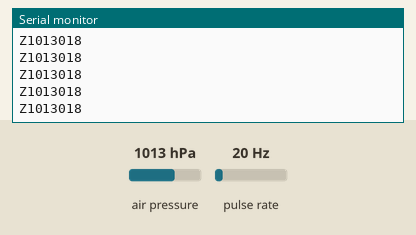
Recording of a sketch running on a simulated Arduino Uno, built with avr-gcc and run on an emulated ATmega328P. Parts: the last lines printed to the serial monitor. Wiring (inferred from the names in the program): pulse sensor: data pin 2. The test bench sets the inputs (shaded band); at power-on: air pressure 1013 hPa, pulse rate 20 Hz.

Above: at 2.2 s.
2.3 s: air pressure set to 952 hPa
At 3.4 s:
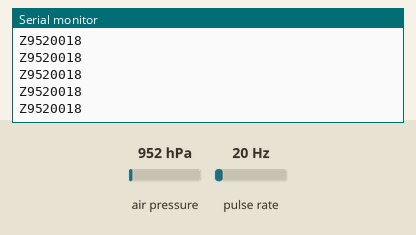
3.8 s: pulse rate (sensor on pin 2) set to 4 Hz
At 4.5 s:
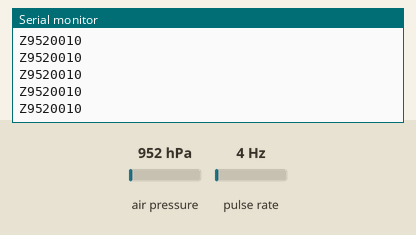
5.3 s: air pressure set to 975 hPa
At 6.3 s:
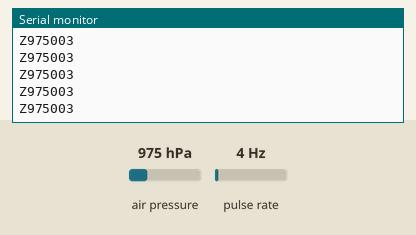
6.8 s: pulse rate (sensor on pin 2) set to 50 Hz
At 7.9 s:
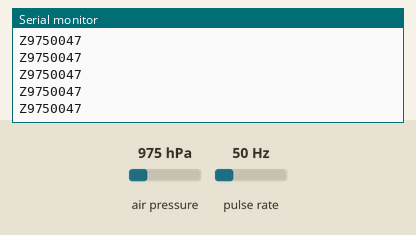
Timing chart, 0 to 9.3 s (numbered marks = the images above; inputs shaded):
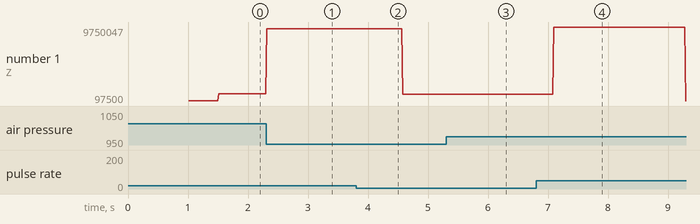

Measured:
- after the input at 2.3 s, the serial monitor: prints a new line at once (image 1)
- after the input at 3.8 s, the serial monitor: prints a new line after 0.27 s (image 2)
- after the input at 5.3 s, the serial monitor: prints a new line at once (image 3)
- after the input at 6.8 s, the serial monitor: prints a new line after 0.30 s (image 4)
- plotted number 1: 1013018 → 9520018 after the input at 2.3 s, 9520018 → 952003 after the input at 3.8 s, 952003 → 975003 after the input at 5.3 s, 975003 → 97500 after the input at 6.8 s

The sketch:

Arduino_SIH_Node_Sensors.ino
```cpp
#include <SoftwareSerial.h>
#include <SPI.h>
#include <Adafruit_Sensor.h>
#include <Adafruit_BMP280.h>

#define BMP_SCK 13
#define BMP_MISO 12
#define BMP_MOSI 11
#define BMP_CS 10
Adafruit_BMP280 bme;

SoftwareSerial mySerial(10, 11);

byte statusLed    = 13;
byte sensorInterrupt = 0;
byte sensorPin       = 2;
float calibrationFactor = 4.5;
volatile byte pulseCount;
float flowRate;
unsigned int flowMilliLitres;
unsigned long totalMilliLitres;
unsigned long oldTime;
String fml = "";
String pressure = "";

void setup() {
  Serial.begin(9600);
  mySerial.begin(9600);
  while(!bme.begin(0x76)){Serial.println("NOT SENSOR"); delay(100);};
  delay(1000);
  pinMode(sensorPin, INPUT);
  digitalWrite(sensorPin, HIGH);
  pulseCount        = 0;
  flowRate          = 0.0;
  flowMilliLitres   = 0;
  oldTime           = 0;
  attachInterrupt(sensorInterrupt, pulseCounter, FALLING);
}

void loop() {
    if((millis() - oldTime) > 500){
    detachInterrupt(sensorInterrupt);
    flowRate = ((500.0 / (millis() - oldTime)) * pulseCount) / calibrationFactor;
    flowMilliLitres = (flowRate / 60) * 500;
    fml = (String)flowMilliLitres + "";
    oldTime = millis();
    unsigned int frac;
    //Serial.println((String)flowMilliLitres);
    pulseCount = 0;
    attachInterrupt(sensorInterrupt, pulseCounter, FALLING);
    }

   pressure = ((String)bme.readPressure()).substring(0,5);
   String s = "Z" + pressure + fml;
   //Serial.println(s);
   char buf[11];
   s.toCharArray(buf, 12);
   mySerial.write(buf);
   Serial.println(buf);
   delay(5);
}
void pulseCounter(){pulseCount++;}
```
